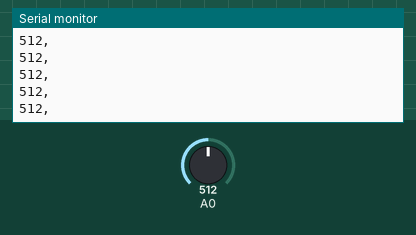
Simulated run of this sketch. Board: Arduino Uno, built with avr-gcc and run on an emulated ATmega328P. Parts: the last lines printed to the serial monitor. The inputs (shaded band) are chosen by the test bench; at power-on: A0 = 512.

Above: at 1.2 s.
1.3 s: A0 set to 716
At 1.35 s:
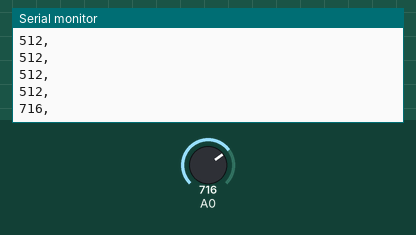
2.8 s: A0 set to 900
At 2.83 s:
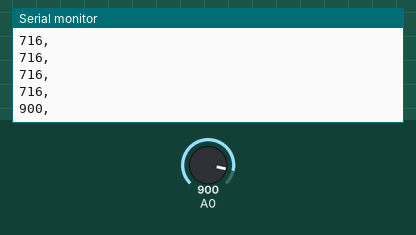
Timing chart, 0 to 5.8 s (numbered marks = the images above; inputs shaded):
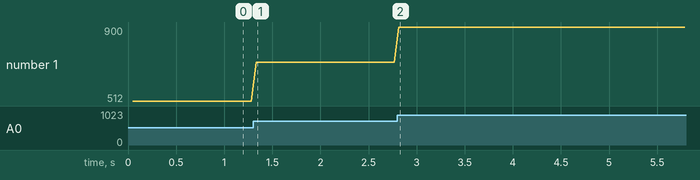

The sketch:

Lat1_unotestdata.ino
```cpp
const int kSerialInterval = 50;
unsigned long serialPreviousTime;

void setup() {

 Serial.begin(9600);

}

void loop() {

 //delay(50);

  // Enter into this only when serial interval has elapsed
  if((millis() - serialPreviousTime) > kSerialInterval)
  {
    // Reset serial interval timestamp
    serialPreviousTime = millis();

  int dataVar = analogRead(0);
  Serial.print(dataVar);
  Serial.print(",");
  Serial.println();

  }

}
```

Measured:
- after the input at 1.3 s, the serial monitor: prints a new line at once (image 1)
- after the input at 2.8 s, the serial monitor: prints a new line at once (image 2)
- plotted number 1: 512 → 716 after the input at 1.3 s, 716 → 900 after the input at 2.8 s
